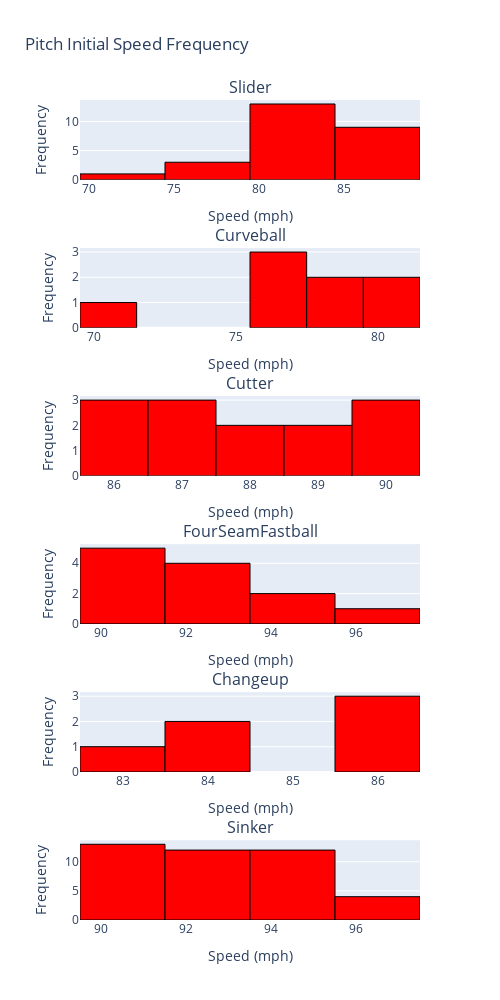

Here is the notebook cell this chart was saved with:
### Code cell
# Calculate the minimum and maximum speed
min_speed = min(min(speed) for speed in pitch_speed)
max_speed = max(max(speed) for speed in pitch_speed)

# Create subplots
fig = make_subplots(rows=len(pitch_type_types), cols=1, subplot_titles=pitch_type_types)

# Add histograms to subplots
for i in range(len(pitch_type_types)):
    hist = go.Histogram(
        x=pitch_speed[i],
        nbinsx=6,
        marker_color='red',
        marker_line_color='black',
        marker_line_width=1
    )

    fig.add_trace(hist, row=i+1, col=1)

    # Update x and y axis labels for each subplot
    fig.update_xaxes(title_text="Speed (mph)", row=i+1, col=1)
    fig.update_yaxes(title_text="Frequency", row=i+1, col=1)

# Update layout
fig.update_layout(
    height=1000,  # Adjust height as needed
    width=500,   # Adjust width as needed
    title_text='Pitch Initial Speed Frequency',
    showlegend=False
)
fig.show()

### Figure 1 — Plotly figure (JSON) as saved in the notebook; plotly's stock layout.template omitted (floating-point values rounded to 4 significant figures)
{"data": [{"marker": {"color": "red", "line": {"color": "black", "width": 1}}, "nbinsx": 6, "type": "histogram", "x": [83, 80, 86, 82, 86, 71, 80, 79, 84, 80, 84, 87, 85, 83, 87, 79, 83, 84, 82, 84, 86, 79, 82, 86, 86, 85], "xaxis": "x", "yaxis": "y"}, {"marker": {"color": "red", "line": {"color": "black", "width": 1}}, "nbinsx": 6, "type": "histogram", "x": [71, 79, 77, 77, 80, 80, 78, 77], "xaxis": "x2", "yaxis": "y2"}, {"marker": {"color": "red", "line": {"color": "black", "width": 1}}, "nbinsx": 6, "type": "histogram", "x": [88, 87, 90, 90, 90, 86, 87, 87, 89, 86, 89, 86, 88], "xaxis": "x3", "yaxis": "y3"}, {"marker": {"color": "red", "line": {"color": "black", "width": 1}}, "nbinsx": 6, "type": "histogram", "x": [93, 93, 90, 97, 92, 91, 93, 91, 91, 94, 94, 91], "xaxis": "x4", "yaxis": "y4"}, {"marker": {"color": "red", "line": {"color": "black", "width": 1}}, "nbinsx": 6, "type": "histogram", "x": [86, 83, 84, 86, 86, 84], "xaxis": "x5", "yaxis": "y5"}, {"marker": {"color": "red", "line": {"color": "black", "width": 1}}, "nbinsx": 6, "type": "histogram", "x": [95, 93, 95, 90, 96, 92, 92, 95, 94, 97, 91, 90, 96, 91, 91, 90, 93, 95, 95, 95, 96, 91, 92, 92, 95, 92, 92, 92, 95, 90, 94, 95, 91, 92, 91, 91, 92, 91, 95, 90, 92], "xaxis": "x6", "yaxis": "y6"}], "layout": {"annotations": [{"font": {"size": 16}, "showarrow": false, "text": "Slider", "x": 0.5, "xanchor": "center", "xref": "paper", "y": 1.0, "yanchor": "bottom", "yref": "paper"}, {"font": {"size": 16}, "showarrow": false, "text": "Curveball", "x": 0.5, "xanchor": "center", "xref": "paper", "y": 0.8194, "yanchor": "bottom", "yref": "paper"}, {"font": {"size": 16}, "showarrow": false, "text": "Cutter", "x": 0.5, "xanchor": "center", "xref": "paper", "y": 0.6389, "yanchor": "bottom", "yref": "paper"}, {"font": {"size": 16}, "showarrow": false, "text": "FourSeamFastball", "x": 0.5, "xanchor": "center", "xref": "paper", "y": 0.4583, "yanchor": "bottom", "yref": "paper"}, {"font": {"size": 16}, "showarrow": false, "text": "Changeup", "x": 0.5, "xanchor": "center", "xref": "paper", "y": 0.2778, "yanchor": "bottom", "yref": "paper"}, {"font": {"size": 16}, "showarrow": false, "text": "Sinker", "x": 0.5, "xanchor": "center", "xref": "paper", "y": 0.09722, "yanchor": "bottom", "yref": "paper"}], "height": 1000, "showlegend": false, "title": {"text": "Pitch Initial Speed Frequency"}, "width": 500, "xaxis": {"anchor": "y", "domain": [0, 1], "title": {"text": "Speed (mph)"}}, "xaxis2": {"anchor": "y2", "domain": [0, 1], "title": {"text": "Speed (mph)"}}, "xaxis3": {"anchor": "y3", "domain": [0, 1], "title": {"text": "Speed (mph)"}}, "xaxis4": {"anchor": "y4", "domain": [0, 1], "title": {"text": "Speed (mph)"}}, "xaxis5": {"anchor": "y5", "domain": [0, 1], "title": {"text": "Speed (mph)"}}, "xaxis6": {"anchor": "y6", "domain": [0, 1], "title": {"text": "Speed (mph)"}}, "yaxis": {"anchor": "x", "domain": [0.9028, 1.0], "title": {"text": "Frequency"}}, "yaxis2": {"anchor": "x2", "domain": [0.7222, 0.8194], "title": {"text": "Frequency"}}, "yaxis3": {"anchor": "x3", "domain": [0.5417, 0.6389], "title": {"text": "Frequency"}}, "yaxis4": {"anchor": "x4", "domain": [0.3611, 0.4583], "title": {"text": "Frequency"}}, "yaxis5": {"anchor": "x5", "domain": [0.1806, 0.2778], "title": {"text": "Frequency"}}, "yaxis6": {"anchor": "x6", "domain": [0, 0.09722], "title": {"text": "Frequency"}}}}
